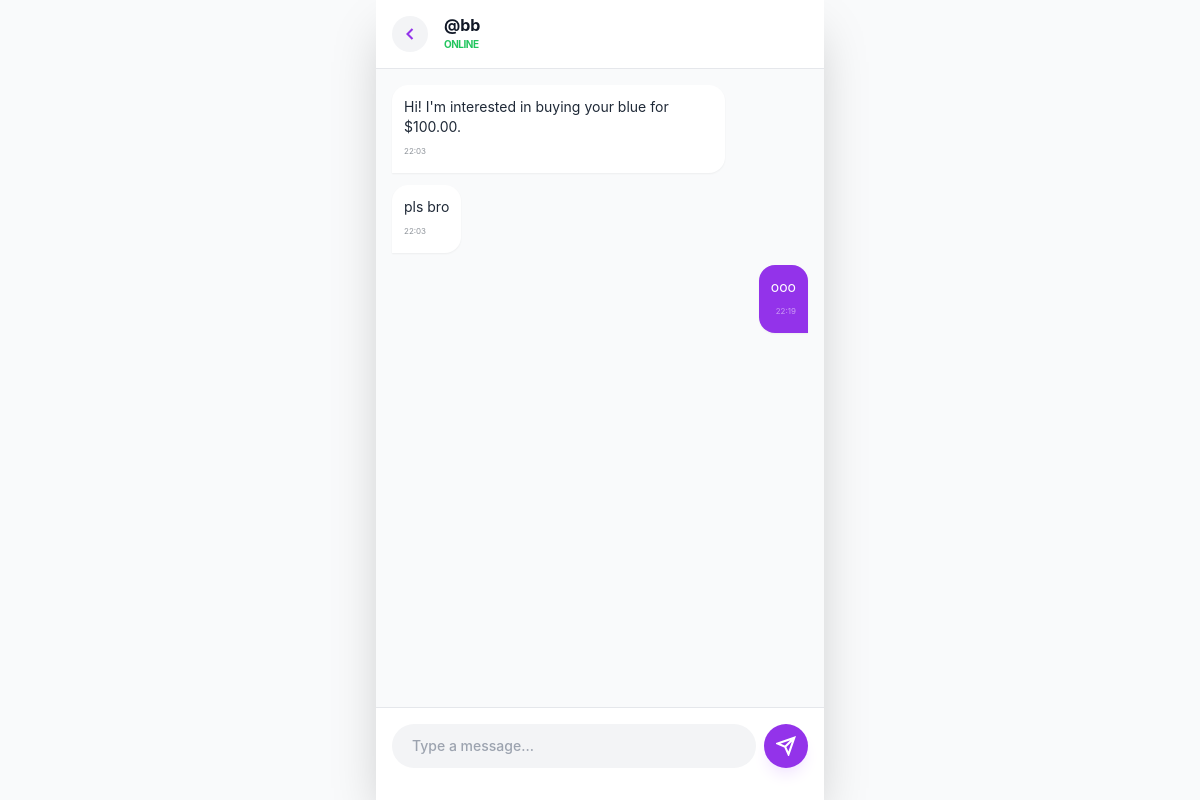
The app's page /chat/4/ (signed in) with its own data.
### myapp/models.py (models this page shows, shortened)
class Message(models.Model):
    sender = models.ForeignKey(User, on_delete=models.CASCADE, related_name="sent_msgs")
    receiver = models.ForeignKey(User, on_delete=models.CASCADE, related_name="received_msgs")
    content = models.TextField()
    timestamp = models.DateTimeField(auto_now_add=True)
    is_read = models.BooleanField(default=False)
    class Meta:
        ordering = ['timestamp']

### myapp/views.py (the view)
# urls.py: path('chat/<int:user_id>/', views.chat_room, name='chat_room'),
@login_required
def chat_room(request, user_id):
    partner = get_object_or_404(User, id=user_id)
    if request.method == "POST":
        content = request.POST.get('content')
        if content:
            Message.objects.create(sender=request.user, receiver=partner, content=content)
        return redirect('chat_room', user_id=user_id)
    messages = Message.objects.filter(
        (Q(sender=request.user) & Q(receiver=partner)) |
        (Q(sender=partner) & Q(receiver=request.user))
    )
    return render(request, 'chat_room.html', {'partner': partner, 'messages': messages})

### templates/chat_room.html (shortened to what this page needs)
<!DOCTYPE html>
<html lang="en">
<head>
    <script src="https://cdn.tailwindcss.com"></script>
</head>
<body class="bg-gray-50 h-screen flex flex-col max-w-md mx-auto shadow-2xl">
    <header class="p-4 bg-white border-b flex items-center gap-4 sticky top-0 z-10">
        <a href="{% url 'home' %}?view=chat" class="p-2 bg-gray-100 rounded-full text-purple-600">
            <svg width="20" height="20" fill="none" stroke="currentColor" stroke-width="2.5" viewBox="0 0 24 24"><path d="M15 18l-6-6 6-6"/></svg>
        </a>
        <div>
            <h1 class="font-bold text-gray-900 leading-none">@{{ partner.username }}</h1>
            <p class="text-[10px] text-green-500 font-bold uppercase mt-1 tracking-tighter">Online</p>
        </div>
    </header>
    <div id="chat-box" class="flex-grow p-4 overflow-y-auto flex flex-col gap-3">
        {% for msg in messages %}
        <div class="max-w-[80%] p-3 rounded-2xl text-sm shadow-sm
            {% if msg.sender == request.user %}
                self-end bg-purple-600 text-white rounded-br-none
            {% else %}
                self-start bg-white text-gray-800 rounded-bl-none
            {% endif %}">
            {{ msg.content }}
            <p class="text-[8px] opacity-50 mt-1 {% if msg.sender == request.user %} text-right {% endif %}">
                {{ msg.timestamp|date:"H:i" }}
            </p>
        </div>
        {% empty %}
        <div class="py-20 text-center text-gray-400 text-xs">No messages yet. Say hi!</div>
        {% endfor %}
    </div>
    <form method="POST" class="p-4 bg-white border-t flex gap-2 pb-8">
        <input name="content" type="text" placeholder="Type a message..." required autocomplete="off"
               class="flex-grow bg-gray-100 rounded-full px-5 py-3 outline-none focus:ring-2 ring-purple-500 transition-all font-medium text-sm">
        <button type="submit" class="bg-purple-600 text-white p-3 rounded-full font-bold shadow-lg shadow-purple-100 active:scale-95 transition-all">
            <svg width="20" height="20" fill="none" stroke="currentColor" stroke-width="2.5" viewBox="0 0 24 24"><path d="M22 2L11 13M22 2l-7 20-4-9-9-4 20-7z"/></svg>
        </button>
    </form>
</body>
</html>

### templates/chat_room.html (style rules this page uses)
body { font-family: 'Inter', sans-serif; }

### records on screen
Message: content "Hi! I'm interested in buying your blue for $100.00.", timestamp "22:03"
Message: content "pls bro", timestamp "22:03"
Message: content "ooo", timestamp "22:19"

### other values on screen
{{ partner.username }} "bb"
